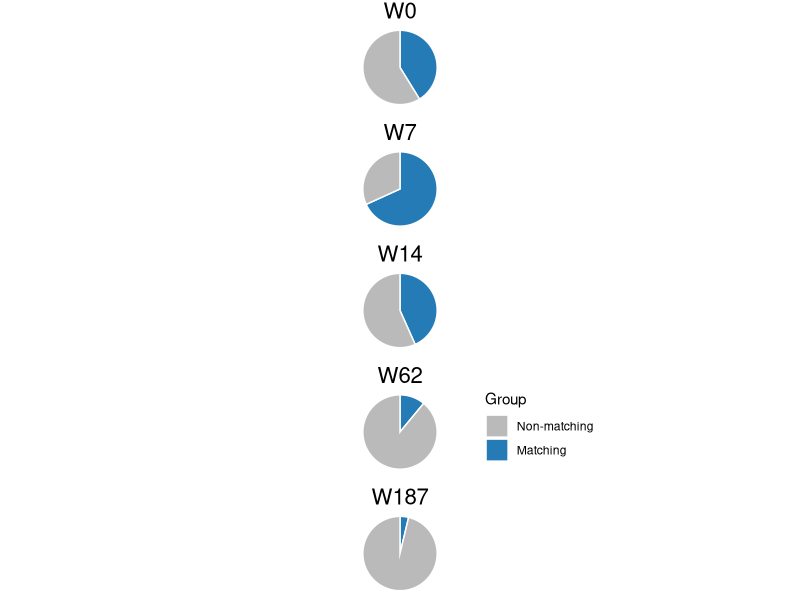
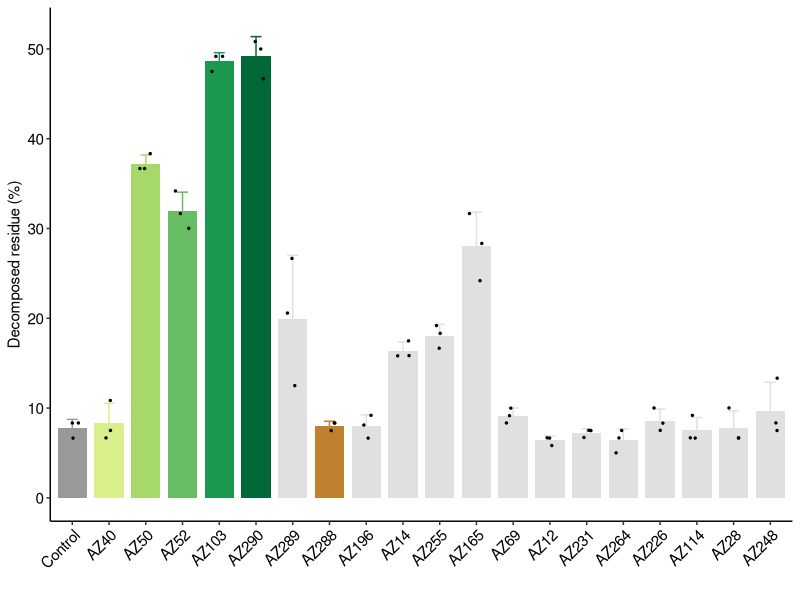
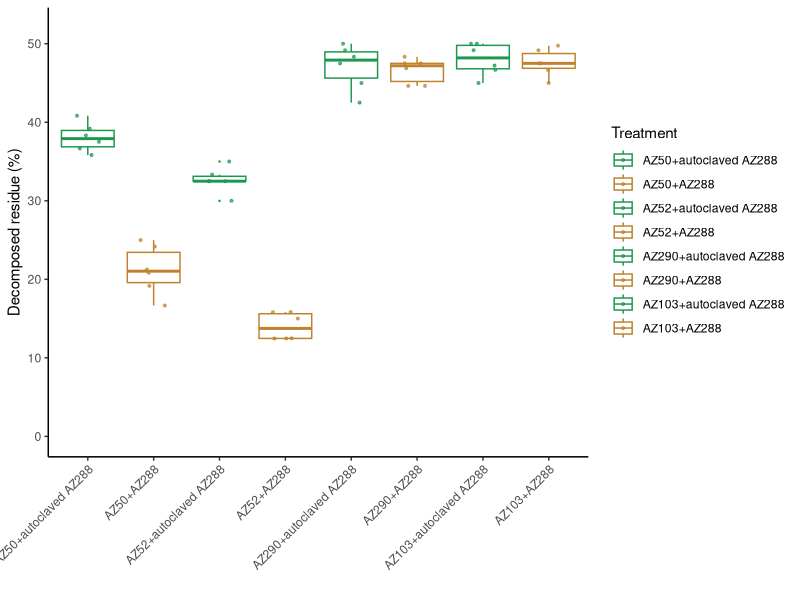
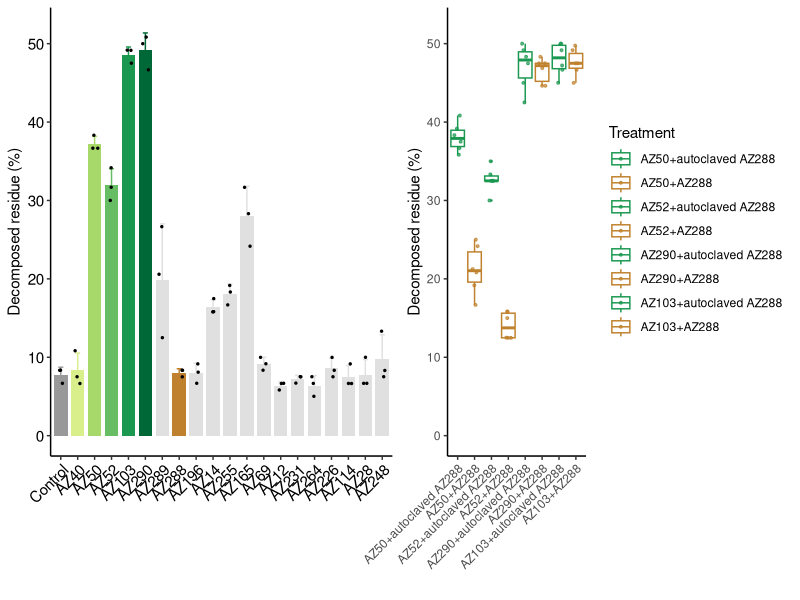
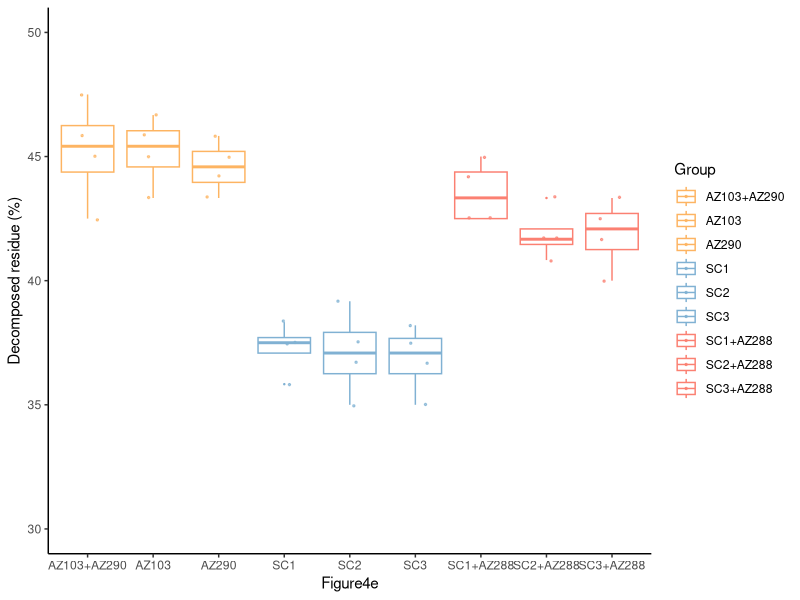
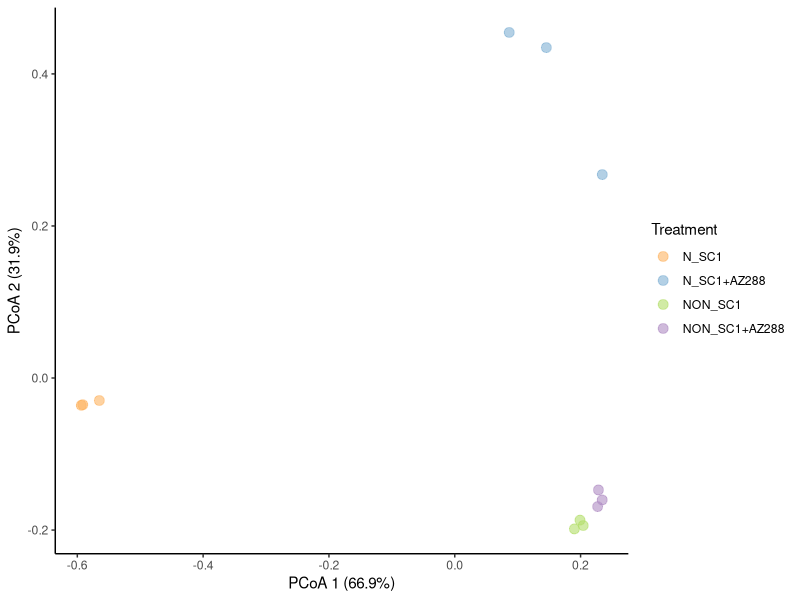
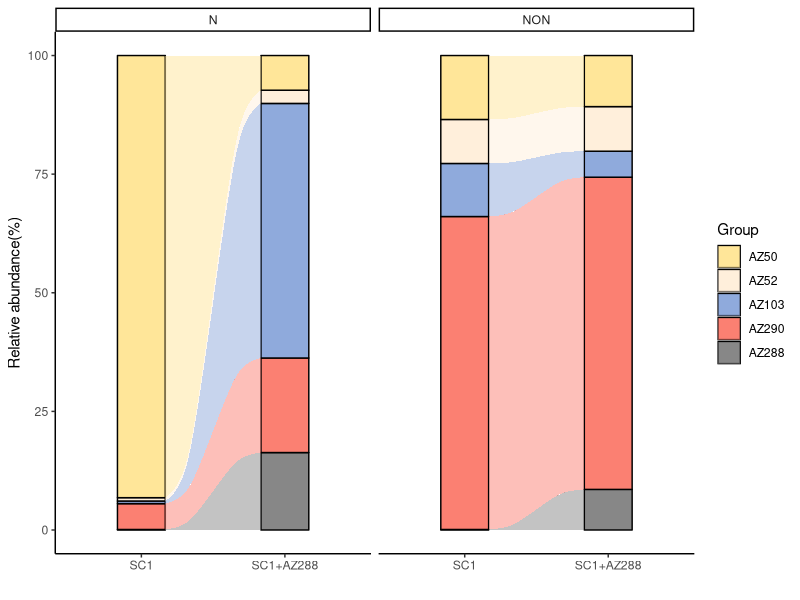
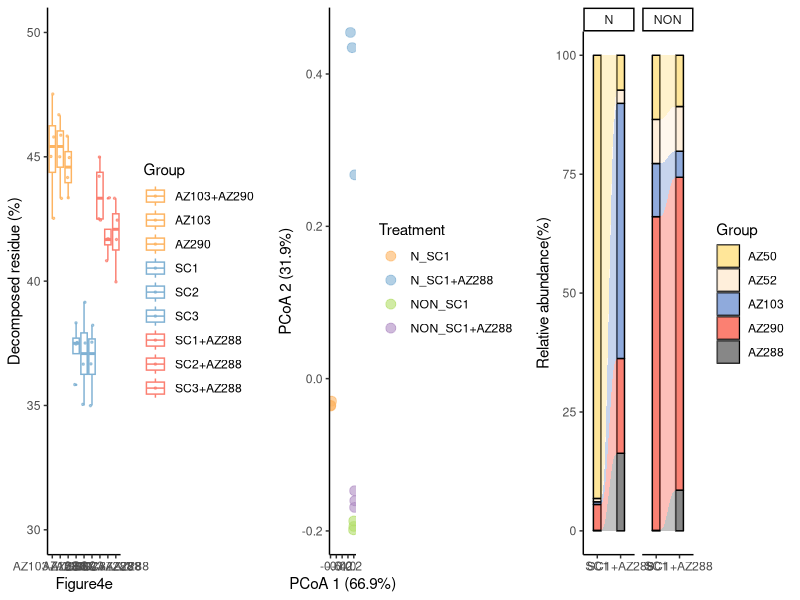

Write the R code that produced these figures, in order.
## ---- chunk 1
knitr::opts_chunk$set(echo = TRUE)
options(knitr.duplicate.label = "allow")
## ---- chunk 2
#Based on the tree and iTOL data, the phylogenetic tree visualized using interactive Tree of Life (iTOL) online.
## ---- chunk 3
library(ggplot2)
library(tidyverse)

#data
data = read.table("pie_data.csv", header = T, row.names=1,sep = ",")
data$Time<-factor(data$Time,levels=c("W0", "W7","W14","W62","W187"), labels = c("W0", "W7","W14","W62","W187"))
data$Group<-factor(data$Group,levels=c("Non-matching","Matching"), labels = c("Non-matching","Matching"))

#plot
p=ggplot(data, aes(x = "", y = Value, fill = Group))+geom_col(color = "white")+scale_fill_brewer(palette = "Set3") + 
  coord_polar("y", start = 0)+facet_wrap(~Time,ncol=1,nrow=5)+theme_void() + 
  theme(strip.text = element_text(size = 16),legend.position = c(2, 0.3))+scale_fill_manual(values=c("#BABABA","#257BB5"))
p

group="Matching abundance"
width = 300
height = 120
ggsave(paste0("pie",group,".pdf"), p, width = width, height = height,units = "mm")
ggsave(paste0("pie",group,".JPEG"), p, width = width, height = height,units = "mm")
## ---- chunk 4
library(ggplot2)
library(cowplot)

#decomposition rate of single strain
rate<-read.csv("single_strain.csv",row.names = 1)
mean<-aggregate(rate[,2],by=list(rate[,1]),FUN=mean)
rownames(mean)<-mean[,1]
sd<-aggregate(rate[,2],by=list(rate[,1]),FUN=sd)
rownames(sd)<-sd[,1]
data<-cbind(mean,sd)
data<-data[,-3]
colnames(data)<-c("Treatment","Mean","Se")

data$Treatment<-factor(data$Treatment,levels=c("Control","AZ40","AZ50","AZ52","AZ103","AZ290","AZ289","AZ288","AZ196","AZ14","AZ255","AZ165","AZ69","AZ69","AZ12","AZ231","AZ264","AZ226","AZ114","AZ28","AZ248"), labels =c("Control","AZ40","AZ50","AZ52","AZ103","AZ290","AZ289","AZ288","AZ196","AZ14","AZ255","AZ165","AZ69","AZ69","AZ12","AZ231","AZ264","AZ226","AZ114","AZ28","AZ248"))
rate$Treatment<-factor(rate$Treatment,levels=c("Control","AZ40","AZ50","AZ52","AZ103","AZ290","AZ289","AZ288","AZ196","AZ14","AZ255","AZ165","AZ69","AZ69","AZ12","AZ231","AZ264","AZ226","AZ114","AZ28","AZ248"), labels =c("Control","AZ40","AZ50","AZ52","AZ103","AZ290","AZ289","AZ288","AZ196","AZ14","AZ255","AZ165","AZ69","AZ69","AZ12","AZ231","AZ264","AZ226","AZ114","AZ28","AZ248"))

#plot
p1=ggplot()+geom_bar(data=data,mapping=aes(x=Treatment,y=Mean,fill=Treatment),size = 1.2,alpha=1,position="dodge", stat="identity",width = 0.8)+       scale_color_manual(values=c("#999999","#D9EF8B","#A6D96A","#66BD63","#1A9850","#006837","#E0E0E0","#BF812D","#E0E0E0","#E0E0E0","#E0E0E0","#E0E0E0","#E0E0E0","#E0E0E0","#E0E0E0","#E0E0E0","#E0E0E0","#E0E0E0","#E0E0E0","#E0E0E0"))+  scale_fill_manual(values=c("#999999","#D9EF8B","#A6D96A","#66BD63","#1A9850","#006837","#E0E0E0","#BF812D","#E0E0E0","#E0E0E0","#E0E0E0","#E0E0E0","#E0E0E0","#E0E0E0","#E0E0E0","#E0E0E0","#E0E0E0","#E0E0E0","#E0E0E0","#E0E0E0"))+ geom_errorbar(data=data,aes(x = Treatment,ymin = Mean-Se, ymax = Mean+Se,color=Treatment), width = 0.3,size=0.5)+geom_jitter(data=rate,mapping=aes(x=Treatment,y=Rate),color="black",size = 0.5,height = 0.02,width = 0.2)+theme_classic()+ labs(y="Decomposed residue (%)", x="")+  theme(panel.grid.major=element_blank(),panel.grid.minor=element_blank())+  theme(axis.text=element_text(colour='black',size=11))+theme(axis.text.x = element_text(angle = 45, hjust = 1))+ylim(0,52)+theme(legend.position = "none")
p1

#Interaction between decomposers and AZ288
rate<-read.csv("interaction.csv",row.names = 1)
rate$Treatment<-factor(rate$Treatment,levels=c("AZ50+autoclaved AZ288","AZ50+AZ288","AZ52+autoclaved AZ288","AZ52+AZ288","AZ290+autoclaved AZ288","AZ290+AZ288","AZ103+autoclaved AZ288","AZ103+AZ288"), labels =c("AZ50+autoclaved AZ288","AZ50+AZ288","AZ52+autoclaved AZ288","AZ52+AZ288","AZ290+autoclaved AZ288","AZ290+AZ288","AZ103+autoclaved AZ288","AZ103+AZ288"))

p2 <- ggplot(rate, aes(x=Treatment, y=Rate, color=Treatment)) + geom_boxplot(width=0.8,outlier.size = 0.2)+
theme(panel.background = element_rect(colour = "black"))+theme(legend.title=element_text(size=7),legend.text=element_text(size=7))+
  theme(legend.position='right',legend.key.size = unit(0.3,'cm'))+
  theme(panel.grid.major=element_blank(),panel.grid.minor=element_blank())+
  theme(axis.title.y= element_text(size=10))+theme(axis.title.x = element_text(size = 10))+
  theme(axis.text.x = element_text(size = 7),axis.text.y = element_text(size = 7))+
  xlab("")+ylab("Decomposed residue (%)")+
  theme(axis.text.x = element_text(angle = 0, hjust = 1))+geom_jitter(width = 0.2,aes(color=Treatment),size=0.7,alpha=0.7)+
  scale_fill_manual(values=c("white","white","white", "white","white","white", "white","white"))+
 scale_color_manual(values=c("#1A9850","#BF812D","#1A9850","#BF812D","#1A9850","#BF812D","#1A9850","#BF812D"))+theme_classic()+theme(axis.text.x = element_text(angle = 45, hjust = 1))+ylim(0,52)
p2

all_plot <- plot_grid(p1,p2,ncol = 2,nrow=1,align ="h",rel_widths = c(2,2))
all_plot
group="Fig. 4c-d"
width = 280
height = 100
ggsave(paste0("",group,".pdf"), all_plot, width = width, height = height,units = "mm")
ggsave(paste0("",group,".JPEG"), all_plot, width = width, height = height,units = "mm")
## ---- chunk 5
library(ggplot2)
library(vegan)
library(permute)
library(lattice)
library(gtools)
library(ggalluvial)
library(cowplot)

#decomposition rate
rate<-read.csv("mix decomposer_decomposition rate.csv",row.names = 1)

group="Figure4e"
rate$Group<-factor(rate$Group,levels=c("AZ103+AZ290","AZ103","AZ290","SC1","SC2","SC3","SC1+AZ288","SC2+AZ288","SC3+AZ288"), labels =c("AZ103+AZ290","AZ103","AZ290","SC1","SC2","SC3","SC1+AZ288","SC2+AZ288","SC3+AZ288"))

p1 <- ggplot(rate, aes(x=Group, y=Rate, color=Group)) + geom_boxplot(width=0.8,outlier.size = 0.2)+
theme(panel.background = element_rect(colour = "black"))+theme(legend.title=element_text(size=7),legend.text=element_text(size=7))+
  theme(legend.position='right',legend.key.size = unit(0.3,'cm'))+
  theme(panel.grid.major=element_blank(),panel.grid.minor=element_blank())+
  theme(axis.title.y= element_text(size=10))+theme(axis.title.x = element_text(size = 10))+
  theme(axis.text.x = element_text(size = 7),axis.text.y = element_text(size = 7))+
  xlab(paste0(group))+ylab("Decomposed residue (%)")+
  theme(axis.text.x = element_text(angle = 0, hjust = 1))+geom_jitter(width=0.2,aes(color=Group),size=0.5,alpha=0.7)+
  scale_fill_manual(values=c("white","white","white","white","white","white", "white","white","white"))+
  scale_color_manual(values=c("#FDB462","#FDB462","#FDB462","#80B1D3","#80B1D3","#80B1D3","#FB8072","#FB8072","#FB8072"))+theme_classic()+ylim(30,50)
p1


#PCoA
distance_mat<-read.table("bray_curtis.txt",header = T, row.names=1)
design<-read.csv("metadata.csv",header = T,row.names=1,sep = ",")
idx = rownames(design) %in% colnames(distance_mat) 
sub_design = design[idx,] 
distance_mat = distance_mat[rownames(sub_design), rownames(sub_design)]

#Adonis analysis
# adonis <- adonis2(distance_mat~Treatment, sub_design, permutations = 999)
# adonis
# factor=adonis$aov.tab

#calculation
pcoa = cmdscale(distance_mat, k=3, eig=T)# kis dimension, 3 is recommended; eig is eigenvalues
points = as.data.frame(pcoa$points) #get coordinate string, format to data framme
colnames(points) = c("x", "y", "z") 
eig = pcoa$eig
points = cbind(points, sub_design[match(rownames(points), rownames(sub_design)), ])

group="bray"
points$Treatment<-factor(points$Treatment,levels=c("N_SC1","N_SC1+AZ288","NON_SC1","NON_SC1+AZ288"), labels =c("N_SC1","N_SC1+AZ288","NON_SC1","NON_SC1+AZ288"))

p2 = ggplot(points, aes(x=x, y=y))+ geom_point(size=3,alpha=0.6,aes(color=Treatment))+ 
  labs(x=paste("PCoA 1 (", format(100 * eig[1] / sum(eig), digits=4), "%)", sep=""),y=paste("PCoA 2 (", format(100 * eig[2] / sum(eig), digits=4), "%)",sep=""))+theme(panel.background = element_rect(colour = "black"))+
theme(panel.grid.major=element_blank(),panel.grid.minor=element_blank())+
 theme(axis.text.x = element_text(size = 8),axis.text.y = element_text(size = 8))+
   theme(axis.title.y= element_text(size=10))+theme(axis.title.x = element_text(size = 10))+
  theme(legend.title=element_text(size=10),legend.text=element_text(size=8))+theme(plot.title = element_text(size = 10))+scale_color_manual(values=c("#FDB462","#80B1D3","#B3DE69","#AF8DC3"))+theme_classic()
p2


#relative abundance
data=read.csv("otu_norm.csv",header = T,row.names=1,sep = ",")

data$Treatment<-factor(data$Treatment,levels=c("SC1","SC1+AZ288"), labels =c("SC1","SC1+AZ288"))
data$Group<-factor(data$Group,levels=c("AZ50","AZ52","AZ103","AZ290","AZ288"), labels =c("AZ50","AZ52","AZ103","AZ290","AZ288"))

#绘图
p3 <- ggplot(data, aes(x=Treatment,y=RA,fill=Group,stratum=Group,alluvium=Group)) +
geom_stratum() +geom_flow(alpha = 0.5) +facet_wrap(~Treat, scales = 'free_x', ncol = 2) + 
labs(x = '', y = 'Relative abundance(%)')+theme_classic()+scale_fill_manual(values=c("#FFE699","#FFEFDB","#8FAADC","#FB8072","#878787"))
p3

all_plot <- plot_grid(p1,p2,p3,ncol = 3,nrow=1,align ="hv",rel_widths = c(2,1.9,2))
all_plot
group="Fig.4e-g"
width = 320
height = 80
ggsave(paste0("",group,".pdf"), all_plot, width = width, height = height,units = "mm")
ggsave(paste0("",group,".JPEG"), all_plot, width = width, height = height,units = "mm")
